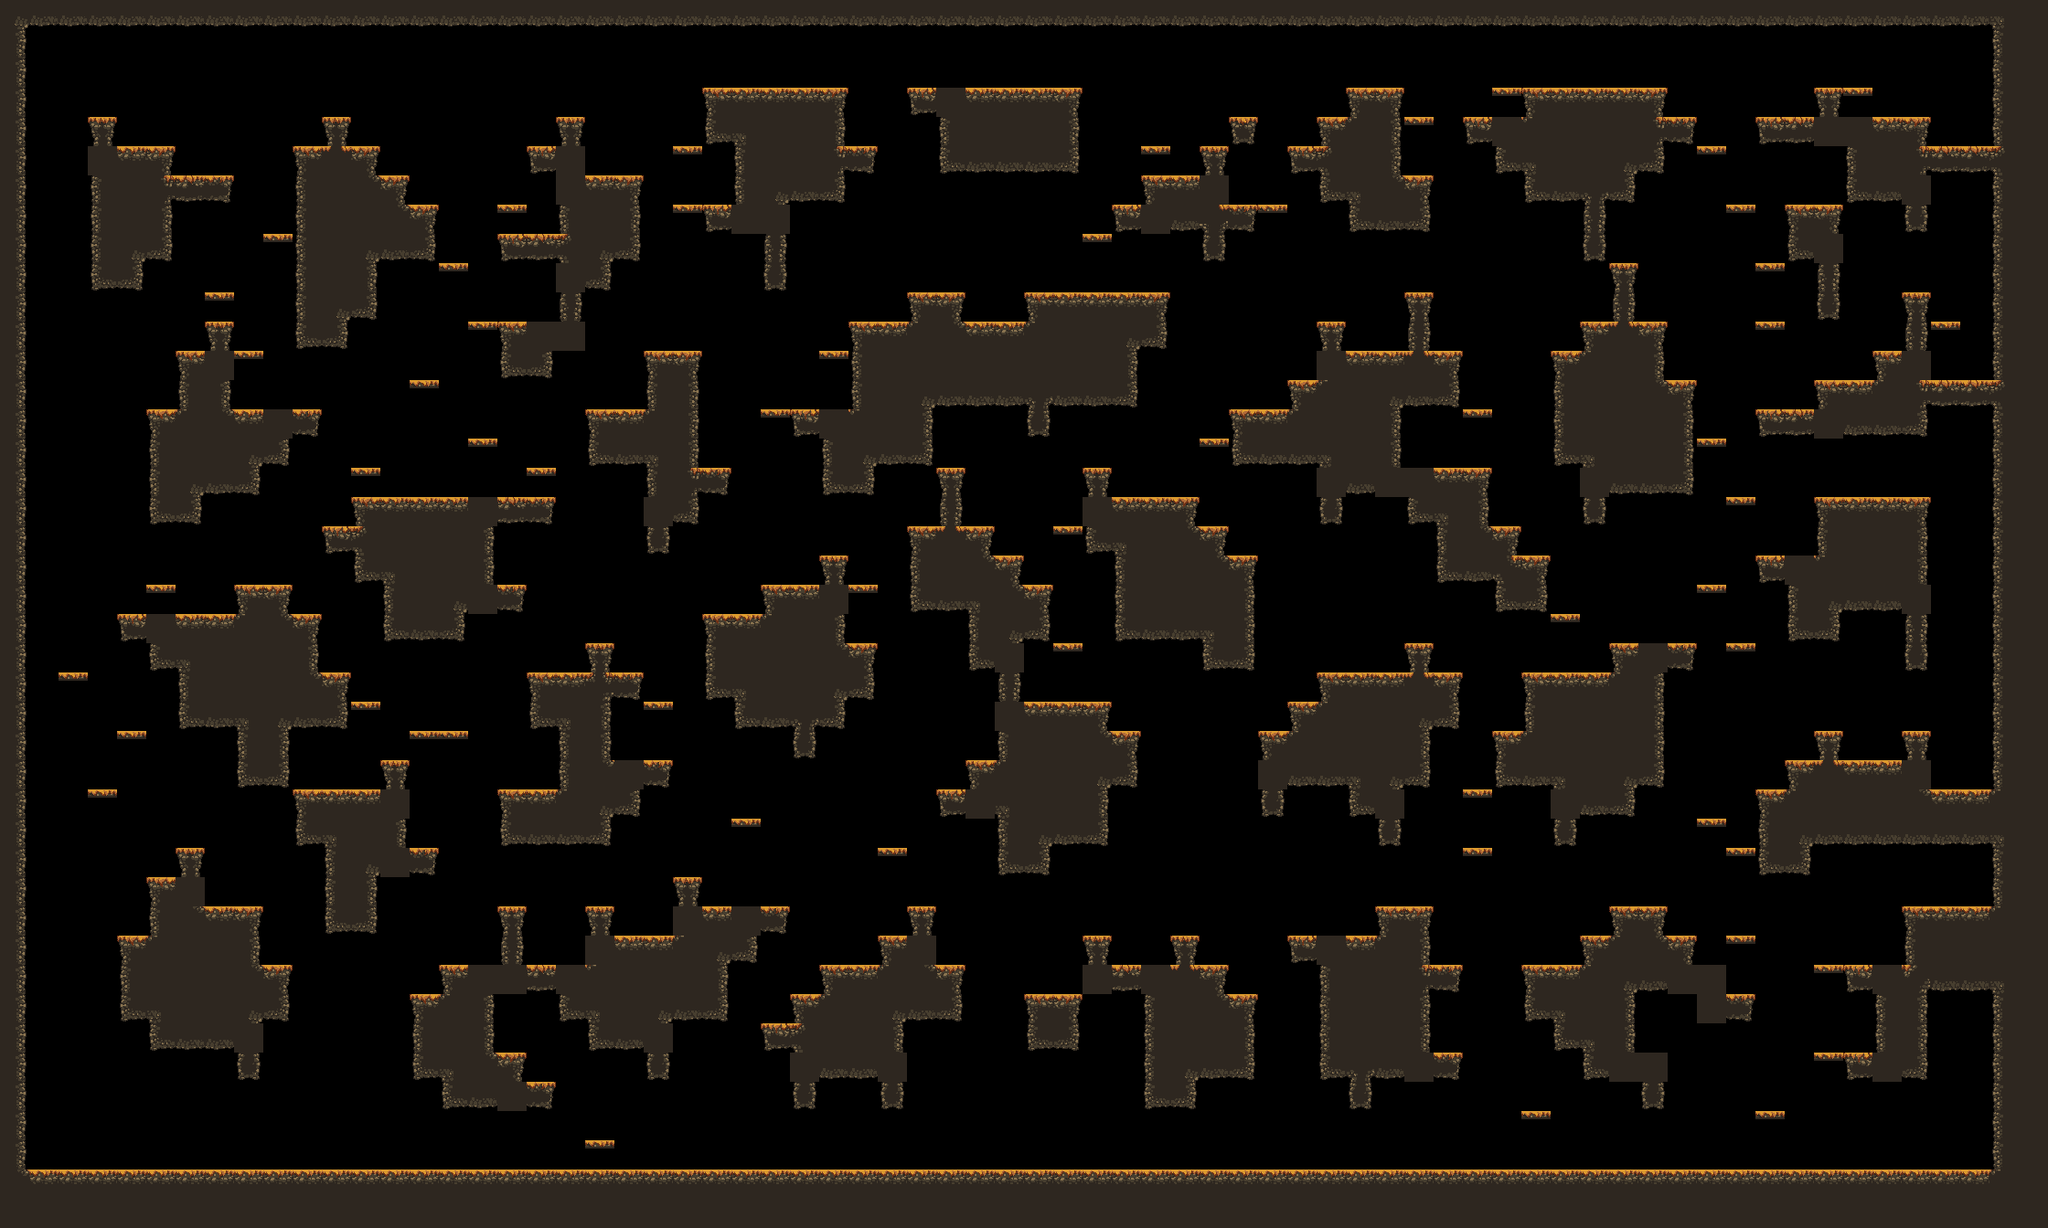

The image is a tile-based game level rendered from a .tmx file. Its description and source (layers, tilesets, objects; grid data summarised) follow:
An orthogonal 70x42 tile map with 32x32 px tiles, 1 tile layer (main) and 17 objects (9x spawn, spawnPlayer0, spawnCrown0, spawnPlayer1, spawnCrown1, ...).

<map compressionlevel="0" height="42" infinite="0" nextlayerid="3" nextobjectid="4" orientation="orthogonal" renderorder="right-down" tiledversion="1.3.2" tileheight="32" tilewidth="32" version="1.2" width="70">
 <tileset firstgid="1" source="forest_fall_tile_set.tsx" />
 <layer height="42" id="1" name="main" width="70">
  <data>[2940 cells, 1240 non-empty, 29 distinct tile ids]</data>
 </layer>
 <objectgroup id="2" name="objects"><object id="1" name="spawnPlayer0" x="192" y="112.0" /><object id="2" name="spawnCrown0" x="128" y="80.0" /><object id="3" name="spawnPlayer1" x="2048" y="80.0" /><object id="4" name="spawnCrown1" x="2144" y="112.0" /><object id="5" name="spawnPlayer2" x="64" y="1232.0" /><object id="6" name="spawnCrown2" x="96" y="1232.0" /><object id="7" name="spawnPlayer3" x="2112" y="1232.0" /><object id="8" name="spawnCrown3" x="2112" y="1232.0" /><object id="9" name="spawn" x="1280" y="496.0" /><object id="10" name="spawn" x="288" y="592.0" /><object id="11" name="spawn" x="704" y="144.0" /><object id="12" name="spawn" x="608" y="688.0" /><object id="13" name="spawn" x="960" y="976.0" /><object id="14" name="spawn" x="1056" y="272.0" /><object id="15" name="spawn" x="1952" y="80.0" /><object id="16" name="spawn" x="768" y="624.0" /><object id="17" name="spawn" x="192" y="336.0" /></objectgroup></map>
